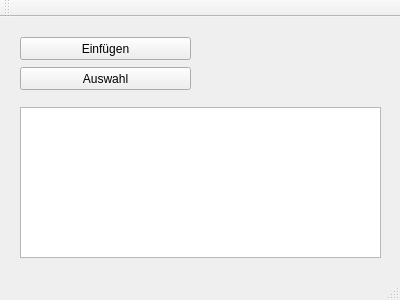
<?xml version="1.0" encoding="UTF-8"?>
<ui version="4.0">
 <class>MainWindow</class>
 <widget class="QMainWindow" name="MainWindow">
  <property name="geometry">
   <rect>
    <x>0</x>
    <y>0</y>
    <width>400</width>
    <height>300</height>
   </rect>
  </property>
  <property name="windowTitle">
   <string>MainWindow</string>
  </property>
  <widget class="QWidget" name="centralWidget">
   <widget class="QPushButton" name="CmdEinfuegen">
    <property name="geometry">
     <rect>
      <x>20</x>
      <y>20</y>
      <width>171</width>
      <height>23</height>
     </rect>
    </property>
    <property name="text">
     <string>Einfügen</string>
    </property>
   </widget>
   <widget class="QListWidget" name="LstAusgabe">
    <property name="geometry">
     <rect>
      <x>20</x>
      <y>90</y>
      <width>361</width>
      <height>151</height>
     </rect>
    </property>
   </widget>
   <widget class="QPushButton" name="CmdAuswahl">
    <property name="geometry">
     <rect>
      <x>20</x>
      <y>50</y>
      <width>171</width>
      <height>23</height>
     </rect>
    </property>
    <property name="text">
     <string>Auswahl</string>
    </property>
   </widget>
  </widget>
  <widget class="QMenuBar" name="menuBar">
   <property name="geometry">
    <rect>
     <x>0</x>
     <y>0</y>
     <width>400</width>
     <height>21</height>
    </rect>
   </property>
  </widget>
  <widget class="QToolBar" name="mainToolBar">
   <attribute name="toolBarArea">
    <enum>TopToolBarArea</enum>
   </attribute>
   <attribute name="toolBarBreak">
    <bool>false</bool>
   </attribute>
  </widget>
  <widget class="QStatusBar" name="statusBar"/>
 </widget>
 <layoutdefault spacing="6" margin="11"/>
 <resources/>
 <connections/>
</ui>
